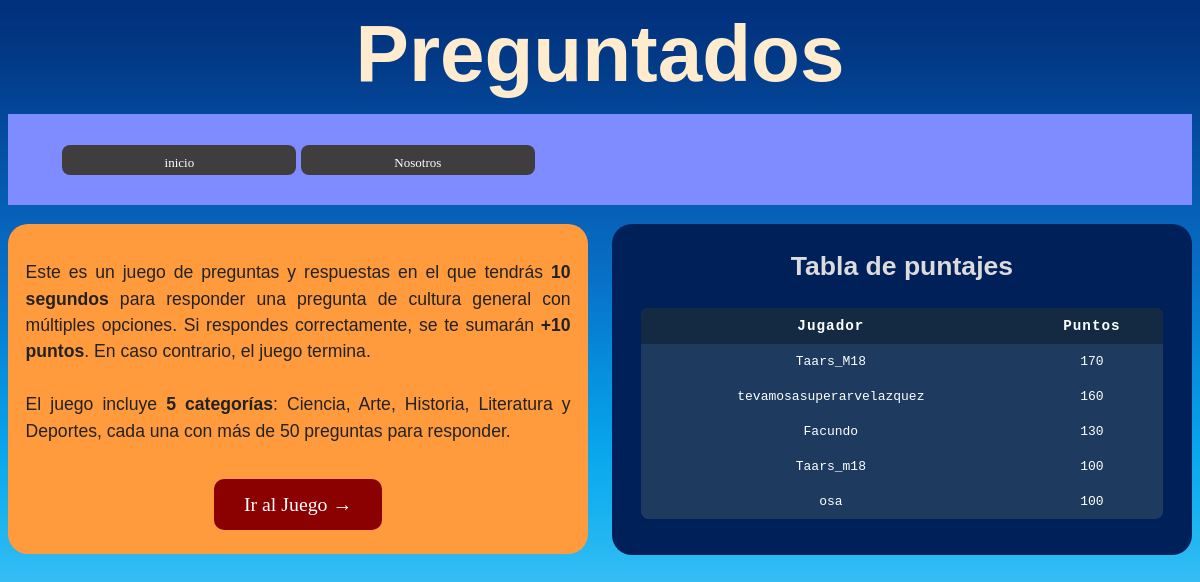
The page /old/index.php on the database its author committed.
### tables this page shows
CREATE TABLE `puntaje` (
  `id` int(11) NOT NULL,
  `nombre` varchar(100) NOT NULL,
  `puntos` int(11) NOT NULL
);

### old/index.php (the view, shortened to what this page needs)
<!DOCTYPE html>
<html lang="en">
<head>
    <link rel="stylesheet" href="css.css">
</head>
<body>
    <header>
        <strong>Preguntados</strong>
        <div id="menu">
            <nav id="buttons">
                <ul>
                    <li><a href="index.php" title="">inicio</a></li>
                    <li><a href="nosotros.html" title="">Nosotros</a></li>
                </ul>
            </nav>
        </div>
    </header>
    <section id="contenido">
                    <article id="derecha">
    <h3>Tabla de puntajes</h3>
    <div class="contenedor">
        <table class="scoreboard">
            <thead>
                <tr>
                    <th>Jugador</th>
                    <th>Puntos</th>
                </tr>
            </thead>
            <tbody>
                <?php
                try {
                    $conexion = new PDO('mysql:host=sql103.infinityfree.com;dbname=if0_40054022_juego','if0_40054022','rewsawed2');
                    $datos = $conexion->query("SELECT * FROM `puntaje` ORDER BY puntos DESC LIMIT 5");
                    foreach ($datos as $fila) {
                        echo "<tr>";
                        echo "<td>" . htmlspecialchars($fila['nombre']) . "</td>";
                        echo "<td>" . htmlspecialchars($fila['puntos']) . "</td>";
                        echo "</tr>";
                    }
                } catch (PDOException $e) {
                    echo '<tr><td colspan="2">Error: ' . $e->getMessage() . '</td></tr>';
                }
                ?>
            </tbody>
        </table>
    </div>
</article>
<article id="izquierda">
    <div class="contenedor">
        <p class="descripcion">
            Este es un juego de preguntas y respuestas en el que tendrás <strong>10 segundos</strong>
            para responder una pregunta de cultura general con múltiples opciones.
            Si respondes correctamente, se te sumarán <strong>+10 puntos</strong>.
            En caso contrario, el juego termina.
            <br><br>
            El juego incluye <strong>5 categorías</strong>: Ciencia, Arte, Historia, Literatura y Deportes,
            cada una con más de 50 preguntas para responder.
        </p>
    </div>
    <div id="boton2">
            <a id="boton20" href="ruleta.php">Ir al Juego →</a>
    </div>
</article>
    </section>
</body>
</html>

### old/css.css (style rules this page uses)
#contenido { margin: 0.5 auto; width: 100%; padding-top: 0.3em; position: flex; justify-content: space-around; }
#contenido #derecha { width: 49%; padding-bottom: 3%; background-color: rgb(0, 32, 90); flex-direction: column; float: right; order: 3; text-align: justify; border-radius: 20px; }
.contenedor { display: flex; }
#contenido #izquierda { width: 49%; padding-bottom: 2%; background-color: rgb(255, 155, 61); flex-direction: column; float: left; order: 1; border-radius: 20px; }
h3 { text-align: center; font-family: 'Gill Sans', 'Gill Sans MT', Calibri, 'Trebuchet MS', sans-serif; font-size: 1.66em; color: gainsboro; }
#contenido #boton2 { text-align: center; text-decoration: none; width: 50%; margin: auto; font-size: large; font-family: cursive; }
body { background-image: url(archivos/fondo.jpg); background-size: cover; background-repeat: no-repeat; }
header { text-align: center; font-family: 'Gill Sans', 'Gill Sans MT', Calibri, 'Trebuchet MS', sans-serif, cursive; font-size: 5em; color: blanchedalmond; }
header #menu { font-size: medium; background-color: rgb(127, 140, 255); background-repeat: no-repeat; background-size: 100%; }
#buttons { display: flex; justify-content: left; width: 98.7%; height: 4.75em; margin: 0.9em; padding-top: 0.9em; background-size: contain; background-repeat: no-repeat; border-radius: 8px; }
header #buttons li { display: inline-flex; }
header #buttons a { font-family: monospace; font-size: small; font-family: cursive; font-weight: normal; text-align: center; text-decoration: none; color: rgb(255, 255, 255); display: inline-block; width: 18em; height: 2.35em; padding-top: 1em; border-radius: 8px; background-color: rgb(63, 61, 61); box-sizing: border-box; padding: 10px 5px; }
.descripcion { color: #222; font-size: 1.1em; line-height: 1.5em; text-align: justify; padding: 1em; font-family: Arial, Helvetica, sans-serif; }
#boton2 { text-align: center; margin-top: 1.5em; }
#boton20 { display: inline-block; background-color: #8B0000; color: white; padding: 0.7em 1.5em; border-radius: 10px; text-decoration: none; font-family: cursive; font-size: 1.1em; }
.scoreboard { width: 90%; margin: auto; border-collapse: collapse; background: #1e3a5f; color: white; border-radius: 8px; overflow: hidden; font-family: monospace; }
.scoreboard th, .scoreboard td { padding: 10px; text-align: center; }
.scoreboard th { background-color: #142942; font-size: 1.1em; letter-spacing: 1px; }
.scoreboard tr { background-color: #1e3a5f; }

### old/index.php (style rules this page uses)
a:link, a:visited, a:active { text-decoration: none; }

### rows shown on the page
puntaje: nombre "Taars_M18", puntos "170"
puntaje: nombre "tevamosasuperarvelazquez", puntos "160"
puntaje: nombre "Facundo", puntos "130"
puntaje: nombre "Taars_m18", puntos "100"
puntaje: nombre "osa", puntos "100"
